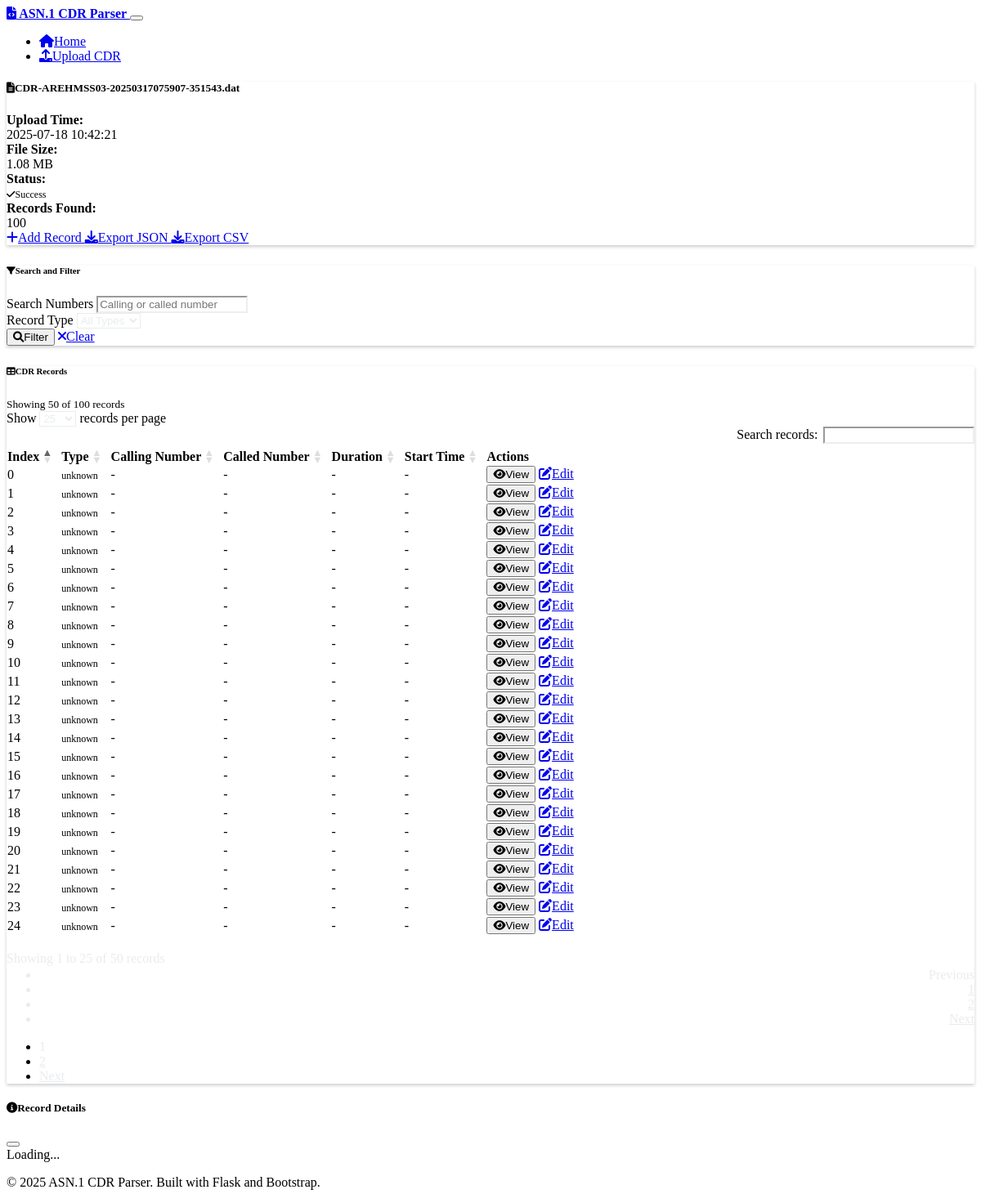
Page /results/1 on the committed database.
### models.py (models this page shows, shortened)
class CDRFile(db.Model):
    id = db.Column(db.Integer, primary_key=True)
    filename = db.Column(db.String(255), nullable=False)
    original_filename = db.Column(db.String(255), nullable=False)
    file_size = db.Column(db.Integer, nullable=False)
    upload_time = db.Column(db.DateTime, default=datetime.utcnow)
    parse_status = db.Column(db.String(50), default='pending')  # pending, success, error
    error_message = db.Column(db.Text)
    records_count = db.Column(db.Integer, default=0)
    records = db.relationship('CDRRecord', backref='file', lazy=True, cascade='all, delete-orphan')

class CDRRecord(db.Model):
    id = db.Column(db.Integer, primary_key=True)
    file_id = db.Column(db.Integer, db.ForeignKey('cdr_file.id'), nullable=False)
    record_index = db.Column(db.Integer, nullable=False)
    record_type = db.Column(db.String(100))
    calling_number = db.Column(db.String(50))
    called_number = db.Column(db.String(50))
    call_duration = db.Column(db.Integer)  # in seconds
    start_time = db.Column(db.DateTime)
    end_time = db.Column(db.DateTime)
    raw_data = db.Column(db.Text)  # JSON string of the complete parsed record

### routes.py (the view, shortened to what this page needs)
@app.route('/results/<int:file_id>')
def view_results(file_id):
    cdr_file = CDRFile.query.get_or_404(file_id)
    page = request.args.get('page', 1, type=int)
    per_page = 50
    search_query = request.args.get('search', '')
    record_type_filter = request.args.get('record_type', '')
    query = CDRRecord.query.filter_by(file_id=file_id)
    if record_type_filter:
        query = query.filter(CDRRecord.record_type == record_type_filter)
    records = query.paginate(
        page=page,
        per_page=per_page,
        error_out=False
    )
    record_types = db.session.query(CDRRecord.record_type).filter_by(file_id=file_id).distinct().all()
    record_types = [rt[0] for rt in record_types if rt[0]]
    return render_template('results.html',
                         cdr_file=cdr_file,
                         records=records,
                         record_types=record_types,
                         search_query=search_query,
                         record_type_filter=record_type_filter)

### templates/results.html (shortened to what this page needs)
{% extends "base.html" %}
{% block content %}
<div class="row mb-4">
    <div class="col-12">
        <div class="card">
            <div class="card-header">
                <h5 class="card-title mb-0">
                    <i class="fas fa-file-alt me-2"></i>{{ cdr_file.original_filename }}
                </h5>
            </div>
            <div class="card-body">
                <div class="row">
                    <div class="col-md-3">
                        <strong>Upload Time:</strong><br>
                        <span class="text-muted">{{ cdr_file.upload_time.strftime('%Y-%m-%d %H:%M:%S') }}</span>
                    </div>
                    <div class="col-md-3">
                        <strong>File Size:</strong><br>
                        <span class="text-muted">{{ "%.2f"|format(cdr_file.file_size / 1024 / 1024) }} MB</span>
                    </div>
                    <div class="col-md-3">
                        <strong>Status:</strong><br>
                        {% if cdr_file.parse_status == 'success' %}
                            <span class="badge bg-success">
                                <i class="fas fa-check me-1"></i>Success
                            </span>
                        {% else %}
                            <span class="badge bg-danger">
                                <i class="fas fa-times me-1"></i>Error
                            </span>
                        {% endif %}
                    </div>
                    <div class="col-md-3">
                        <strong>Records Found:</strong><br>
                        <span class="text-muted">{{ cdr_file.records_count }}</span>
                    </div>
                </div>
                {% if cdr_file.parse_status == 'success' %}
                <div class="mt-3">
                    <a href="{{ url_for('create_record_form', file_id=cdr_file.id) }}" class="btn btn-outline-success btn-sm">
                        <i class="fas fa-plus me-1"></i>Add Record
                    </a>
                    <a href="{{ url_for('export_data', file_id=cdr_file.id, format='json') }}" class="btn btn-outline-primary btn-sm">
                        <i class="fas fa-download me-1"></i>Export JSON
                    </a>
                    <a href="{{ url_for('export_data', file_id=cdr_file.id, format='csv') }}" class="btn btn-outline-primary btn-sm">
                        <i class="fas fa-download me-1"></i>Export CSV
                    </a>
                </div>
                {% endif %}
            </div>
        </div>
    </div>
</div>
{% if cdr_file.parse_status == 'success' and cdr_file.records_count > 0 %}
<div class="row mb-4">
    <div class="col-12">
        <div class="card">
            <div class="card-header">
                <h6 class="card-title mb-0">
                    <i class="fas fa-filter me-2"></i>Search and Filter
                </h6>
            </div>
            <div class="card-body">
                <form method="GET" class="row g-3">
                    <div class="col-md-4">
                        <label for="search" class="form-label">Search Numbers</label>
                        <input type="text" class="form-control" id="search" name="search"
                               value="{{ search_query }}" placeholder="Calling or called number">
                    </div>
                    <div class="col-md-4">
                        <label for="record_type" class="form-label">Record Type</label>
                        <select class="form-select" id="record_type" name="record_type">
                            <option value="">All Types</option>
                        </select>
                    </div>
                    <div class="col-md-4 d-flex align-items-end">
                        <button type="submit" class="btn btn-primary me-2">
                            <i class="fas fa-search me-1"></i>Filter
                        </button>
                        <a href="{{ url_for('view_results', file_id=cdr_file.id) }}" class="btn btn-outline-secondary">
                            <i class="fas fa-times me-1"></i>Clear
                        </a>
                    </div>
                </form>
            </div>
        </div>
    </div>
</div>
<div class="row">
    <div class="col-12">
        <div class="card">
            <div class="card-header d-flex justify-content-between align-items-center">
                <h6 class="card-title mb-0">
                    <i class="fas fa-table me-2"></i>CDR Records
                </h6>
                <small class="text-muted">
                    Showing {{ records.items|length }} of {{ records.total }} records
                </small>
            </div>
            <div class="card-body">
                {% if records.items %}
                <div class="table-responsive">
                    <table class="table table-hover" id="cdrTable">
                        <thead>
                            <tr>
                                <th>Index</th>
                                <th>Type</th>
                                <th>Calling Number</th>
                                <th>Called Number</th>
                                <th>Duration</th>
                                <th>Start Time</th>
                                <th>Actions</th>
                            </tr>
                        </thead>
                        <tbody>
                            {% for record in records.items %}
                            <tr>
                                <td>{{ record.record_index }}</td>
                                <td>
                                    <span class="badge bg-secondary">{{ record.record_type or 'unknown' }}</span>
                                </td>
                                <td>{{ record.calling_number or '-' }}</td>
                                <td>{{ record.called_number or '-' }}</td>
                                <td>
                                    {% if record.call_duration %}
                                        {{ record.call_duration }}s
                                    {% else %}
                                        -
                                    {% endif %}
                                </td>
                                <td>
                                    {% if record.start_time %}
                                        {{ record.start_time.strftime('%Y-%m-%d %H:%M:%S') }}
                                    {% else %}
                                        -
                                    {% endif %}
                                </td>
                                <td>
                                    <div class="btn-group" role="group">
                                        <button class="btn btn-sm btn-outline-info"
                                                onclick="viewRecordDetails({{ record.id }})">
                                            <i class="fas fa-eye me-1"></i>View
                                        </button>
                                        <a href="{{ url_for('edit_record', record_id=record.id) }}"
                                           class="btn btn-sm btn-outline-warning">
                                            <i class="fas fa-edit me-1"></i>Edit
                                        </a>
                                    </div>
                                </td>
                            </tr>
                            {% endfor %}
                        </tbody>
                    </table>
                </div>
                {% if records.pages > 1 %}
                <nav aria-label="CDR Records pagination" class="mt-4">
                    <ul class="pagination justify-content-center">
                        {% for page_num in records.iter_pages(left_edge=1, right_edge=1, left_current=1, right_current=2) %}
                            {% if page_num %}
                                {% if page_num != records.page %}
                                <li class="page-item">
                                    <a class="page-link" href="{{ url_for('view_results', file_id=cdr_file.id, page=page_num, search=search_query, record_type=record_type_filter) }}">
                                        {{ page_num }}
                                    </a>
                                </li>
                                {% else %}
                                <li class="page-item active">
                                    <span class="page-link">{{ page_num }}</span>
                                </li>
                                {% endif %}
                            {% else %}
                                <li class="page-item disabled">
                                    <span class="page-link">...</span>
                                </li>
                            {% endif %}
                        {% endfor %}
                        {% if records.has_next %}
                        <li class="page-item">
                            <a class="page-link" href="{{ url_for('view_results', file_id=cdr_file.id, page=records.next_num, search=search_query, record_type=record_type_filter) }}">
                                Next
                            </a>
                        </li>
                        {% endif %}
                    </ul>
                </nav>
                {% endif %}
                {% endif %}
            </div>
        </div>
    </div>
</div>
{% endif %}
<div class="modal fade" id="recordDetailsModal" tabindex="-1">
    <div class="modal-dialog modal-lg">
        <div class="modal-content">
            <div class="modal-header">
                <h5 class="modal-title">
                    <i class="fas fa-info-circle me-2"></i>Record Details
                </h5>
                <button type="button" class="btn-close" data-bs-dismiss="modal"></button>
            </div>
            <div class="modal-body" id="recordDetailsContent">
                <div class="text-center">
                    <div class="spinner-border" role="status">
                        <span class="visually-hidden">Loading...</span>
                    </div>
                </div>
            </div>
        </div>
    </div>
</div>
{% endblock %}

### static/css/custom.css (style rules this page uses)
:root { --bs-body-bg: #1a1a1a; --bs-body-color: #e9ecef; }
.card { border: 1px solid var(--bs-border-color); box-shadow: 0 0.125rem 0.25rem rgba(0, 0, 0, 0.2); }
.table-responsive { border-radius: 0.375rem; }
.table thead th { border-bottom: 2px solid var(--bs-border-color); font-weight: 600; }
.modal-content { background-color: var(--bs-dark); border: 1px solid var(--bs-border-color); }
.modal-header { border-bottom: 1px solid var(--bs-border-color); }
.badge { font-size: 0.75em; }
.spinner-border { color: var(--bs-primary); }
.form-control, .form-select { background-color: var(--bs-gray-800); border-color: var(--bs-border-color); color: var(--bs-body-color); }
.pagination .page-link { background-color: var(--bs-gray-800); border-color: var(--bs-border-color); color: var(--bs-body-color); }
.pagination .page-item.active .page-link { background-color: var(--bs-primary); border-color: var(--bs-primary); }

### rows in the picture
CDRFile: original_filename "CDR-AREHMSS03-20250317075907-351543.dat", upload_time "2025-07-18 10:42:21", cdr_file.file_size/1024/1024 "1.08", records_count "100"
CDRRecord: record_index "0", record_type "unknown", calling_number "-", called_number "-"
CDRRecord: record_index "1", record_type "unknown", calling_number "-", called_number "-"
CDRRecord: record_index "2", record_type "unknown", calling_number "-", called_number "-"
CDRRecord: record_index "3", record_type "unknown", calling_number "-", called_number "-"
CDRRecord: record_index "4", record_type "unknown", calling_number "-", called_number "-"
CDRRecord: record_index "5", record_type "unknown", calling_number "-", called_number "-"
CDRRecord: record_index "6", record_type "unknown", calling_number "-", called_number "-"
CDRRecord: record_index "7", record_type "unknown", calling_number "-", called_number "-"
CDRRecord: record_index "8", record_type "unknown", calling_number "-", called_number "-"
CDRRecord: record_index "9", record_type "unknown", calling_number "-", called_number "-"
CDRRecord: record_index "10", record_type "unknown", calling_number "-", called_number "-"
CDRRecord: record_index "11", record_type "unknown", calling_number "-", called_number "-"
CDRRecord: record_index "12", record_type "unknown", calling_number "-", called_number "-"
CDRRecord: record_index "13", record_type "unknown", calling_number "-", called_number "-"
CDRRecord: record_index "14", record_type "unknown", calling_number "-", called_number "-"
CDRRecord: record_index "15", record_type "unknown", calling_number "-", called_number "-"
CDRRecord: record_index "16", record_type "unknown", calling_number "-", called_number "-"
CDRRecord: record_index "17", record_type "unknown", calling_number "-", called_number "-"
CDRRecord: record_index "18", record_type "unknown", calling_number "-", called_number "-"
CDRRecord: record_index "19", record_type "unknown", calling_number "-", called_number "-"
CDRRecord: record_index "20", record_type "unknown", calling_number "-", called_number "-"
CDRRecord: record_index "21", record_type "unknown", calling_number "-", called_number "-"
CDRRecord: record_index "22", record_type "unknown", calling_number "-", called_number "-"
CDRRecord: record_index "23", record_type "unknown", calling_number "-", called_number "-"
CDRRecord: record_index "24", record_type "unknown", calling_number "-", called_number "-"

### other values in the picture
{{ records.items|length }} "50"
{{ records.total }} "100"
{{ page_num }} "1"
{{ page_num }} "2"
